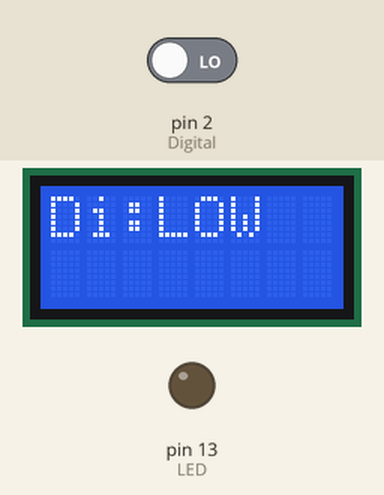
Simulated run of this sketch. Board: Arduino Uno, built with avr-gcc and run on an emulated ATmega328P. Parts: 8×2 character LCD, output pins drawn as LEDs (lit = HIGH). Inputs (shaded band) come from the test bench; at power-on: pin 2 (Digital) LOW.

Above: at 2.2 s.
2.3 s: pin 2 (Digital) driven HIGH
At 3.7 s:
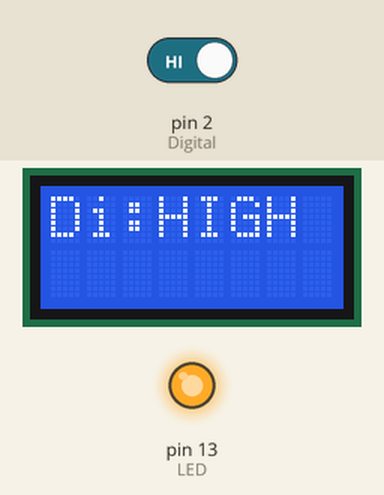
4.0 s: pin 2 (Digital) driven LOW
At 5.2 s:
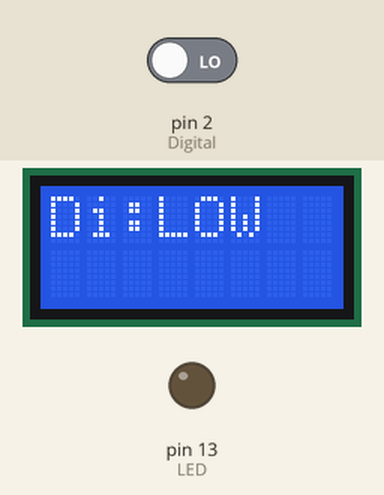
Timing chart, 0 to 7.0 s (numbered marks = the images above; inputs shaded):
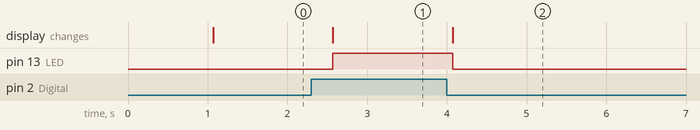

Measured:
- after the input at 2.3 s, pin 13 (LED): LOW → HIGH after 0.27 s; the display: changes after 0.27 s (image 1)
- after the input at 4.0 s, pin 13 (LED): HIGH → LOW after 0.07 s; the display: changes after 0.07 s (image 2)

The sketch:

IRLine_Sensor.ino
```cpp
/*
  Modify from Liquid Crystal example
  For IR Line Sensor
  Using BBFuino from Cytron Technologies with 8x2 character LCD
  If you have inquiry, welcome to discuss in our technical forum: forum.cytron.com.my

  The circuit:
 * 8x2 character LCD to BBFuino
 * LCD RS pin to digital pin 8
 * LCD Enable pin to digital pin 9
 * LCD D4 pin to digital pin 4
 * LCD D5 pin to digital pin 5
 * LCD D6 pin to digital pin 6
 * LCD D7 pin to digital pin 7
 * LCD R/W pin to ground
 * 10K resistor:
 * ends to +5V and ground
 * wiper to LCD VO pin (pin 3)

 Humidity Sensor module to BBFuino
 *VCC to 5V
 *GND to GND
 *OUT to D2
 */

// include the library code:
#include <LiquidCrystal.h>

#define Digital 2   //Digital Output of IR Line Sensor Module connected to D2 of BBfuino
#define LED     13  //LED at D13 pin

// initialize the library with the numbers of the interface pins
LiquidCrystal lcd(8, 9, 4, 5, 6, 7);  //assign the LCD interface pin

//Global variable

void setup() {
  //setup the input or output pin
  pinMode(LED, OUTPUT);
  pinMode(Digital, INPUT);
  digitalWrite(LED, LOW);  //off LED
  // set up the LCD's number of columns and rows:
  lcd.begin(8, 2);
  // Print a message to the LCD.
  lcd.print("IR Line");
  lcd.setCursor(0,1);
  lcd.print("Sensor");
  delay(1000);  //delay for 1 second
  lcd.clear();
  lcd.print("Di:");
}

void loop() {

  //display digital status
  lcd.setCursor(3, 0);
  if(digitalRead(Digital) == 1) // if digital input is high
  {
    lcd.print("HIGH");
    digitalWrite(LED,HIGH);
  }
  else
  {
    lcd.print("LOW ");
    digitalWrite(LED,LOW);
  }
  delay(300);
}
```
